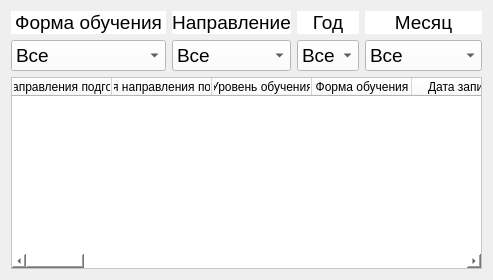
          <widget class="QWidget" name="TSTD">
           <attribute name="title">
            <string>ТТД</string>
           </attribute>
           <layout class="QGridLayout" name="gridLayout_12">
            <item row="0" column="0">
             <layout class="QGridLayout" name="grid_layout_TSTD">
              <item row="0" column="0">
               <widget class="QLabel" name="foe_label_TSTD">
                <property name="maximumSize">
                 <size>
                  <width>16777215</width>
                  <height>28</height>
                 </size>
                </property>
                <property name="font">
                 <font>
                  <pointsize>14</pointsize>
                 </font>
                </property>
                <property name="focusPolicy">
                 <enum>Qt::NoFocus</enum>
                </property>
                <property name="styleSheet">
                 <string notr="true">background-color: rgb(255, 255, 255);</string>
                </property>
                <property name="text">
                 <string>Форма обучения</string>
                </property>
                <property name="alignment">
                 <set>Qt::AlignCenter</set>
                </property>
               </widget>
              </item>
              <item row="1" column="0">
               <widget class="QComboBox" name="foe_combo_box_TSTD">
                <property name="font">
                 <font>
                  <pointsize>14</pointsize>
                 </font>
                </property>
                <property name="styleSheet">
                 <string notr="true">background-color: rgb(255, 255, 255);</string>
                </property>
                <item>
                 <property name="text">
                  <string>Все</string>
                 </property>
                </item>
                <item>
                 <property name="text">
                  <string>Очная</string>
                 </property>
                </item>
                <item>
                 <property name="text">
                  <string>Очно-заочная</string>
                 </property>
                </item>
                <item>
                 <property name="text">
                  <string>Заочная</string>
                 </property>
                </item>
               </widget>
              </item>
              <item row="0" column="1">
               <widget class="QLabel" name="direction_label_TSTD">
                <property name="maximumSize">
                 <size>
                  <width>16777215</width>
                  <height>28</height>
                 </size>
                </property>
                <property name="font">
                 <font>
                  <pointsize>14</pointsize>
                 </font>
                </property>
                <property name="focusPolicy">
                 <enum>Qt::NoFocus</enum>
                </property>
                <property name="styleSheet">
                 <string notr="true">background-color: rgb(255, 255, 255);</string>
                </property>
                <property name="text">
                 <string>Направление</string>
                </property>
                <property name="alignment">
                 <set>Qt::AlignCenter</set>
                </property>
               </widget>
              </item>
              <item row="1" column="2">
               <widget class="QComboBox" name="year_combo_box_TSTD">
                <property name="font">
                 <font>
                  <pointsize>14</pointsize>
                 </font>
                </property>
                <property name="styleSheet">
                 <string notr="true">background-color: rgb(255, 255, 255);</string>
                </property>
                <item>
                 <property name="text">
                  <string>Все</string>
                 </property>
                </item>
               </widget>
              </item>
              <item row="0" column="2">
               <widget class="QLabel" name="year_label_TSTD">
                <property name="maximumSize">
                 <size>
                  <width>16777215</width>
                  <height>28</height>
                 </size>
                </property>
                <property name="font">
                 <font>
                  <pointsize>14</pointsize>
                 </font>
                </property>
                <property name="focusPolicy">
                 <enum>Qt::NoFocus</enum>
                </property>
                <property name="styleSheet">
                 <string notr="true">background-color: rgb(255, 255, 255);</string>
                </property>
                <property name="frameShape">
                 <enum>QFrame::NoFrame</enum>
                </property>
                <property name="text">
                 <string>Год</string>
                </property>
                <property name="alignment">
                 <set>Qt::AlignCenter</set>
                </property>
               </widget>
              </item>
              <item row="1" column="3">
               <widget class="QComboBox" name="month_combo_box_TSTD">
                <property name="font">
                 <font>
                  <pointsize>14</pointsize>
                 </font>
                </property>
                <property name="styleSheet">
                 <string notr="true">background-color: rgb(255, 255, 255);</string>
                </property>
                <item>
                 <property name="text">
                  <string>Все</string>
                 </property>
                </item>
                <item>
                 <property name="text">
                  <string>Январь</string>
                 </property>
                </item>
                <item>
                 <property name="text">
                  <string>Февраль</string>
                 </property>
                </item>
                <item>
                 <property name="text">
                  <string>Март</string>
                 </property>
                </item>
                <item>
                 <property name="text">
                  <string>Апрель</string>
                 </property>
                </item>
                <item>
                 <property name="text">
                  <string>Май</string>
                 </property>
                </item>
                <item>
                 <property name="text">
                  <string>Июнь</string>
                 </property>
                </item>
                <item>
                 <property name="text">
                  <string>Июль</string>
                 </property>
                </item>
                <item>
                 <property name="text">
                  <string>Август</string>
                 </property>
                </item>
                <item>
                 <property name="text">
                  <string>Сентябрь</string>
                 </property>
                </item>
                <item>
                 <property name="text">
                  <string>Октябрь</string>
                 </property>
                </item>
                <item>
                 <property name="text">
                  <string>Ноябрь</string>
                 </property>
                </item>
                <item>
                 <property name="text">
                  <string>Декабрь</string>
                 </property>
                </item>
               </widget>
              </item>
              <item row="1" column="1">
               <widget class="QComboBox" name="direction_combo_box_TSTD">
                <property name="font">
                 <font>
                  <pointsize>14</pointsize>
                 </font>
                </property>
                <property name="styleSheet">
                 <string notr="true">background-color: rgb(255, 255, 255);</string>
                </property>
                <item>
                 <property name="text">
                  <string>Все</string>
                 </property>
                </item>
               </widget>
              </item>
              <item row="0" column="3">
               <widget class="QLabel" name="month_label_TSTD">
                <property name="maximumSize">
                 <size>
                  <width>16777215</width>
                  <height>28</height>
                 </size>
                </property>
                <property name="font">
                 <font>
                  <pointsize>14</pointsize>
                 </font>
                </property>
                <property name="focusPolicy">
                 <enum>Qt::NoFocus</enum>
                </property>
                <property name="styleSheet">
                 <string notr="true">background-color: rgb(255, 255, 255);</string>
                </property>
                <property name="text">
                 <string>Месяц</string>
                </property>
                <property name="alignment">
                 <set>Qt::AlignCenter</set>
                </property>
               </widget>
              </item>
             </layout>
            </item>
            <item row="1" column="0">
             <widget class="QTableWidget" name="table_widget_TSTD">
              <property name="styleSheet">
               <string notr="true">background-color: rgb(255, 255, 255);</string>
              </property>
              <column>
               <property name="text">
                <string>Код направления подготовки</string>
               </property>
              </column>
              <column>
               <property name="text">
                <string>Названия направления подготовки</string>
               </property>
              </column>
              <column>
               <property name="text">
                <string>Уровень обучения</string>
               </property>
              </column>
              <column>
               <property name="text">
                <string>Форма обучения</string>
               </property>
              </column>
              <column>
               <property name="text">
                <string>Дата записи</string>
               </property>
              </column>
              <column>
               <property name="text">
                <string>Курс</string>
               </property>
              </column>
              <column>
               <property name="text">
                <string>Всего зачислено</string>
               </property>
              </column>
              <column>
               <property name="text">
                <string>Из них лица с ОВЗ, инвалиды, дети-инвалиды (всего зачислено)</string>
               </property>
              </column>
              <column>
               <property name="text">
                <string>Из них на места в рамках квоты целевого приема (всего зачислено)</string>
               </property>
              </column>
              <column>
               <property name="text">
                <string>Из них иностранные граждане (всего зачислено)</string>
               </property>
              </column>
              <column>
               <property name="text">
                <string>Всего отчислено</string>
               </property>
              </column>
              <column>
               <property name="text">
                <string>Из них лица с ОВЗ, инвалиды, дети-инвалиды (всего отчислено)</string>
               </property>
              </column>
              <column>
               <property name="text">
                <string>Из них на места в рамках квоты целевого приема (всего отчислено)</string>
               </property>
              </column>
              <column>
               <property name="text">
                <string>Из них иностранные граждане (всего отчислено)</string>
               </property>
              </column>
              <column>
               <property name="text">
                <string>Зачислено за счет бюджетных ассигнований бюджета субъекта РФ</string>
               </property>
              </column>
              <column>
               <property name="text">
                <string>Из них лица с ОВЗ, инвалиды, дети-инвалиды (зачислено бюджет)</string>
               </property>
              </column>
              <column>
               <property name="text">
                <string>Из них на места в рамках квоты целевого приема (зачислено бюджет)</string>
               </property>
              </column>
              <column>
               <property name="text">
                <string>Из них иностранные граждане (зачислено бюджет)</string>
               </property>
              </column>
              <column>
               <property name="text">
                <string>Зачислено по договорам об оказании платных образовательных услуг</string>
               </property>
              </column>
              <column>
               <property name="text">
                <string>Из них лица с ОВЗ, инвалиды, дети-инвалиды (зачислено платное)</string>
               </property>
              </column>
              <column>
               <property name="text">
                <string>Из них на места в рамках квоты целевого приема (зачислено платное)</string>
               </property>
              </column>
              <column>
               <property name="text">
                <string>Из них иностранные граждане (зачислено платное)</string>
               </property>
              </column>
              <column>
               <property name="text">
                <string>Отчислено за счет бюджетных ассигнований бюджета субъекта РФ</string>
               </property>
              </column>
              <column>
               <property name="text">
                <string>Из них лица с ОВЗ, инвалиды, дети-инвалиды (отчислено бюджет)</string>
               </property>
              </column>
              <column>
               <property name="text">
                <string>Из них на места в рамках квоты целевого приема (отчислено бюджет)</string>
               </property>
              </column>
              <column>
               <property name="text">
                <string>Из них иностранные граждане (отчислено бюджет)</string>
               </property>
              </column>
              <column>
               <property name="text">
                <string>Отчислено по договорам об оказании платных образовательных услуг</string>
               </property>
              </column>
              <column>
               <property name="text">
                <string>Из них лица с ОВЗ, инвалиды, дети-инвалиды (отчислено платное)</string>
               </property>
              </column>
              <column>
               <property name="text">
                <string>Из них на места в рамках квоты целевого приема (отчислено платное)</string>
               </property>
              </column>
              <column>
               <property name="text">
                <string>Из них иностранные граждане (отчислено платное)</string>
               </property>
              </column>
             </widget>
            </item>
           </layout>
          </widget>
